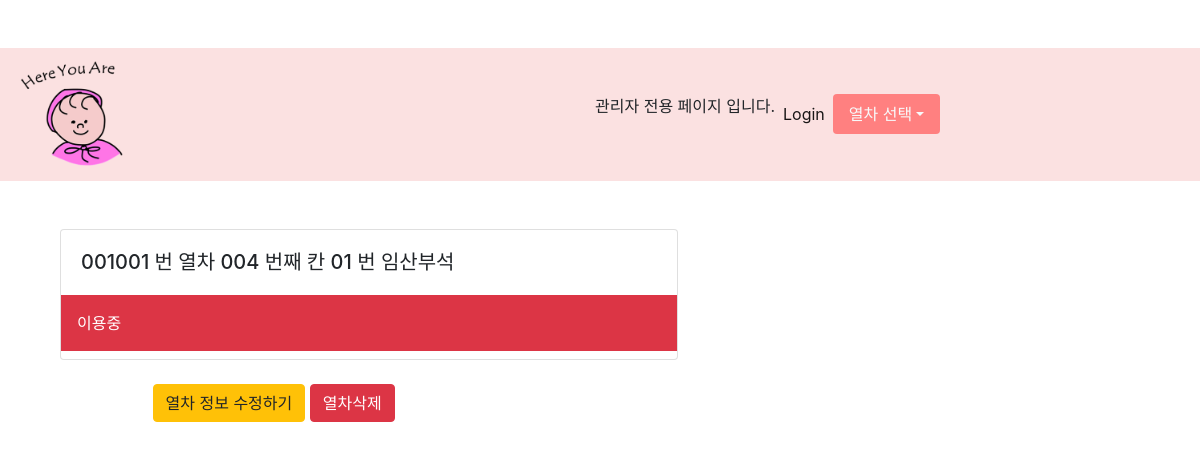
Page /webserver/1/ on the committed database.
### webserver/models.py (models this page shows, shortened)
class Train(models.Model):
    train_no = models.CharField(max_length=10)
    slot_no = models.CharField(max_length=10)
    seat_no = models.CharField(max_length=10)
    empty = models.BooleanField()

### webserver/views.py (the view)
# urls.py: path('<int:train_pk>/', views.detail, name="detail"),
def detail(request, train_pk):
    train = get_object_or_404(Train, pk=train_pk)
    context = {
        'train' : train,
    }
    return render(request, 'webserver/detail.html', context)

### config/templates/webserver/detail.html (shortened to what this page needs)
{% extends 'base.html' %}
{% block body %}
  <div class="mt-4 col-7">
    <div class="card">
      <div class="card-body">
        <h5 style="display : inline;" class="card-title">
          {{ train.train_no }} 번 열차 {{train.slot_no}} 번째 칸 {{train.seat_no}} 번 임산부석
        </h5>
      </div>
      {% if train.empty  %}
          <span class="p-3 mb-2 bg-danger text-white">이용중</span>
        {% else %}
          <span class="p-3 mb-2 bg-success text-white">이용가능</span>
        {% endif %}
    </div>
  </div>
  <div class="container">
    <div class="mt-4 row row justify-content-center">
      <div class="col-12 col-sm-9  col-md-10 mb-3">
        <a href="{% url 'webserver:edit' train.pk %}" class="btn btn-warning">열차 정보 수정하기</a>
        <form action="{% url 'webserver:edit' train.pk %}" method="POST" style="display : inline;" onclick="return confirm('정말로 삭제하시겠습니까')">
          <input class="btn btn-danger"  type="submit" value="열차삭제">
        </form>
      </div>
    </div>
  </div>
{% endblock body %}

### rows in the picture
Train: train_no "001001", slot_no "004", seat_no "01"
